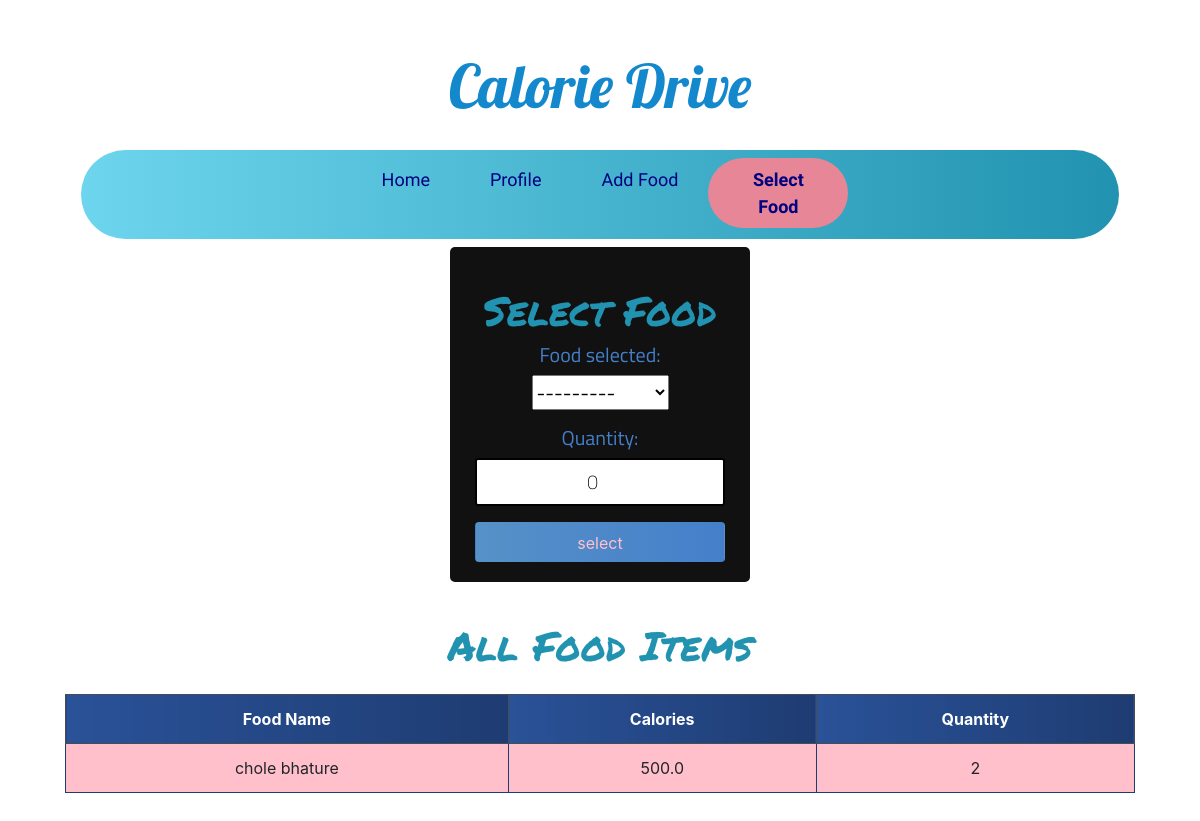
Page /select_food/ (signed in) on the committed database.
### calories/models.py (models this page shows)
class Food(models.Model):
	name = models.CharField(max_length=200 ,null=False)
	quantity = models.PositiveIntegerField(null=False,default=0)
	calorie = models.FloatField(null=False,default=0)
	person_of = models.ForeignKey(User,null=True,on_delete=models.CASCADE)
	def __str__(self):
		return self.name

### calories/views.py (the view)
# urls.py: path('select_food/',select_food,name='select_food'),
@login_required
def select_food(request):
	person = Profile.objects.filter(person_of=request.user).last()
	food_items = Food.objects.filter(person_of=request.user)
	form = SelectFoodForm(request.user,instance=person)
	if request.method == 'POST':
		form = SelectFoodForm(request.user,request.POST,instance=person)
		if form.is_valid():
			form.save()
			return redirect('home')
	else:
		form = SelectFoodForm(request.user)
	context = {'form':form,'food_items':food_items}
	return render(request, 'select_food.html',context)

### calories/forms.py
class SelectFoodForm(forms.ModelForm):
    class Meta:
        model = Profile
        fields = ('food_selected','quantity',)
    def __init__(self, user, *args, **kwargs):
        super(SelectFoodForm, self).__init__(*args, **kwargs)
        self.fields['food_selected'].queryset = Food.objects.filter(person_of=user)

### templates/select_food.html (shortened to what this page needs)
{% extends 'base.html' %}
{% block content %}
    <div class="login mt-0">
        <div class="login-screen">
            <div class="app-title">
                <h1 class="headline">Select Food</h1>
            </div>
            <form method="POST" action="" class="login-form">
              <h5 class="form-labels">
                {{ form.as_p }}
            </h5>
                <input class="btn login_btn pt-2" type="submit" value="select">
            </form>
        </div>
    </div>
    <div class="container-fluid">
   <h1 class="headline text-center pb-3">All Food Items </h1>
        <table class="table table-bordered text-center">
            <thead class="thead-dark">
                <tr>
                    <th scope="col">Food Name</th>
                    <th scope="col">Calories</th>
                    <th scope="col">Quantity</th>
                </tr>
            </thead>
            <tbody>
                {% for food in food_items %}
                <tr>
                    <td>{{ food.name }}</td>
                    <td>{{ food.calorie }}</td>
                    <td>{{ food.quantity }}</td>
                </tr>
                {% endfor %}
            </tbody>
        </table>
     </div>
{% endblock content %}

### static/css/base.css (style rules this page uses)
body { font-family: Arial; background-color: #3498DB; padding: 50px; }
.login { margin: 20px auto; width: 300px; }
.login-screen { background-color: #111; padding: 20px; border-radius: 5px }
.app-title { text-align: center; color: #777; }
.login-form { text-align: center; }
input { text-align: center; border: 2px solid #000; border-radius: 3px; font-size: 16px; font-weight: 200; padding: 10px 0; width: 250px; transition: border .5s; }
.btn { background: #457fca; background: -webkit-linear-gradient(to right, #5691c8, #457fca); background: linear-gradient(to right, #5691c8, #457fca); color:pink !important; font-size: 16px; line-height: 25px; padding: 10px 0; text-decoration: none; text-shadow: none; border-radius: 3px; box-shadow: none; transition: 0.25s; display: block; width: 250px; margin: 0 auto; }
th { background: #1e3c72; background: -webkit-linear-gradient(to right, #2a5298, #1e3c72); background: linear-gradient(to right, #2a5298, #1e3c72); }
.headline { font-family: 'Permanent Marker', cursive; padding-top:20px; color: #2193b0; color: -webkit-linear-gradient(to right, #6dd5ed, #2193b0); color: linear-gradient(to right, #6dd5ed, #2193b0); }
.table { background-color: pink; color: #18AD7C; }
table.table-bordered > thead > tr > th { border:1px solid #1e3c72; }
table.table-bordered > tbody > tr > td { border:1px solid #1e3c72; }
.form-labels { font-family: 'Titillium Web', sans-serif; color:#457fca; }

### rows in the picture
Food: name "chole bhature", calorie "500.0", quantity "2"
